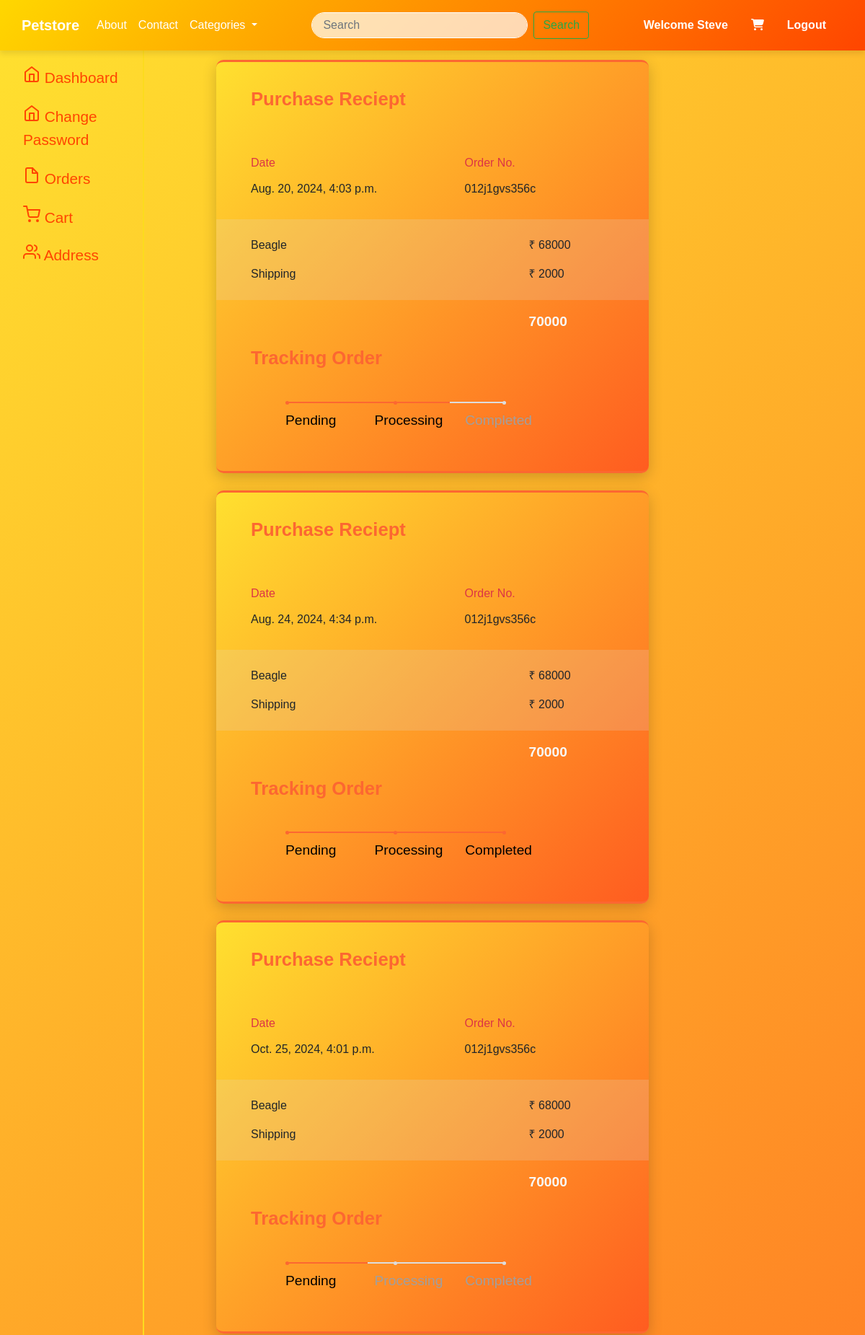
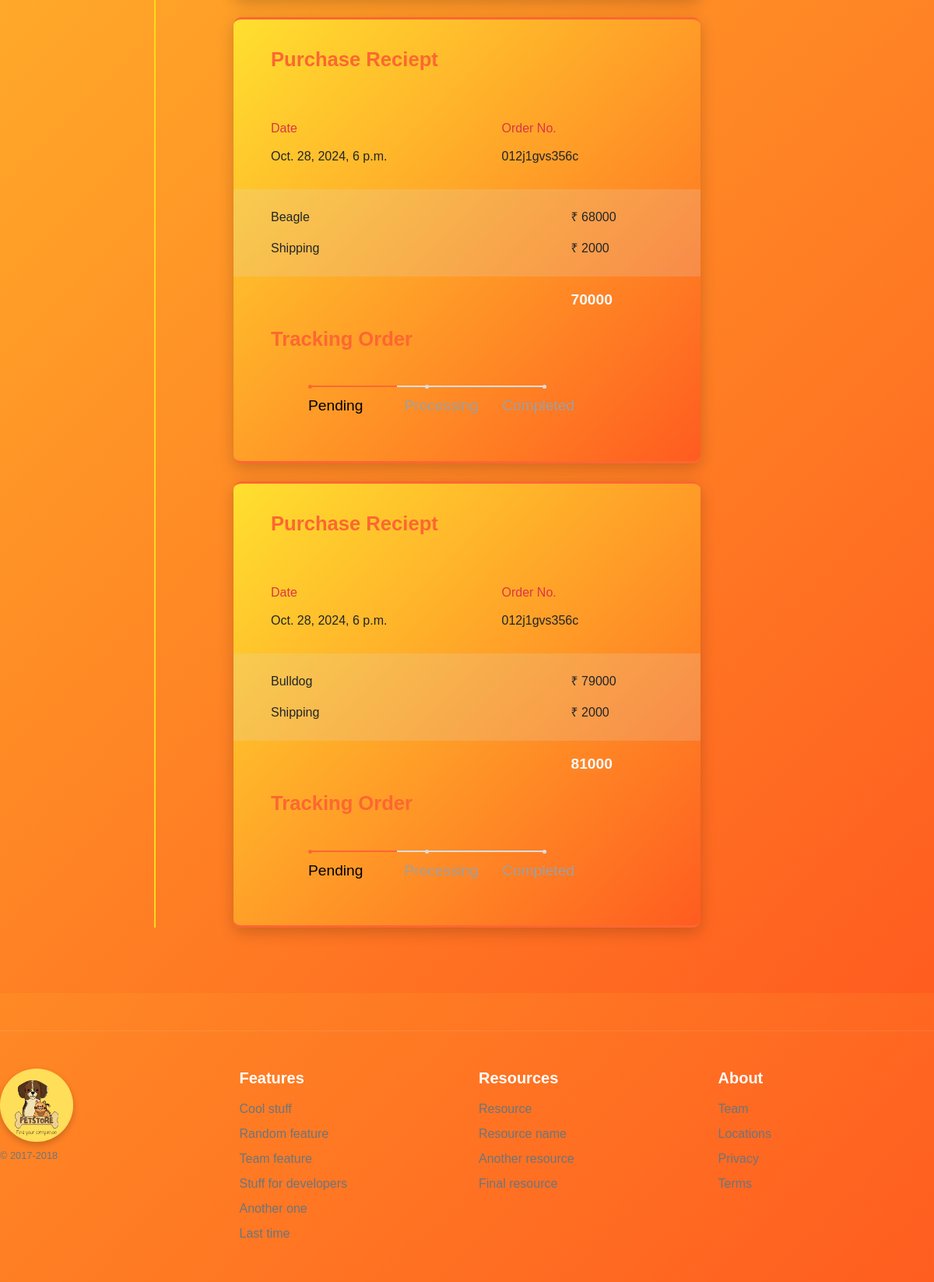
The app's page /order/ (signed in, upper part) with its own data (2 pictures, top to bottom).
### core/models.py (models this page shows, shortened)
class Order(models.Model):
    STATUS_CHOICES = [
        ('PENDING', 'Pending'),
        ('PROCESSING', 'Processing'),
        ('COMPLETED', 'Completed'),
        ('CANCELLED', 'Cancelled'),
    ]
    user = models.ForeignKey(User, on_delete=models.CASCADE)
    pet = models.ForeignKey(Pet, on_delete=models.CASCADE)
    quantity = models.PositiveIntegerField(default=1)
    order_at = models.DateTimeField(auto_now_add=True)
    status = models.CharField(max_length=20, choices=STATUS_CHOICES, default='PENDING')
    customer = models.ForeignKey(Customer, on_delete=models.CASCADE, default=None)

class Pet(models.Model):
    CATEGORY_CHOICES = [
        ('DOG', 'Dog'),
        ('CAT', 'Cat'),
        ('BIRD', 'Bird'),
    ]
    name = models.CharField(max_length=100)
    category = models.CharField(max_length=20, choices=CATEGORY_CHOICES)
    small_description=models.CharField(max_length=300)
    description=models.TextField()
    selling_price = models.IntegerField()
    discounted_price = models.IntegerField()
    percentage = models.IntegerField(default=0)
    price_and_quantity_total = models.IntegerField(default=0)
    pet_image =models.ImageField(upload_to='pet_images')  # As we are using image field we have to intall 'pillow'. And we have to Define MEDIA_URL in settings.py file so that all folder should save in media directory

### core/views.py (the view)
# urls.py: path('order/',views.order,name='order'),
def order(request):
    ord=Order.objects.filter(user=request.user)
    return render(request,'core/order.html',{'ord':ord})

### core/templates/core/order.html (shortened to what this page needs)
{% extends "core/base.html" %}
{% block content %}
<div class="container-fluid profile view-cart view-cart-right-side-bar">
    <div class="row">
        <div class="col-md-2 d-none d-md-block sidebar">
            <nav>
                <div class="sidebar-sticky">
                    <ul class="nav flex-column">
                        <li class="nav-item">
                            <a class="nav-link active" href="{% url "profile" %}">
                                Dashboard <span class="sr-only">(current)</span>
                            </a>
                        </li>
                        <li class="nav-item">
                            <a class="nav-link active"
                                href="{% url "changepassword" %}">
                                Change Password
                            </a>
                        </li>
                        <li class="nav-item">
                            <a class="nav-link " href="{% url "order" %}">
                                Orders
                            </a>
                        </li>
                        <li class="nav-item">
                            <a class="nav-link" href="{% url "viewcart" %}">
                                Cart
                            </a>
                        </li>
                        <li class="nav-item">
                            <a class="nav-link" href="{% url "address" %}">
                                Address
                            </a>
                        </li>
                    </ul>
                </div>
            </nav>
        </div>
        <div class="col-md-8">
                {% for o in ord %}
                <div class="order">
                    <div class="card">
                        <div class="title">Purchase Reciept</div>
                        <div class="info">
                            <div class="row">
                                <div class="col-7">
                                    <span id="heading" class="text-danger">Date</span><br>
                                    <span id="details" >{{o.order_at}}</span>
                                </div>
                                <div class="col-5 pull-right">
                                    <span id="heading" class="text-danger">Order No.</span><br>
                                    <span id="details">012j1gvs356c</span>
                                </div>
                            </div>
                        </div>
                        <div class="pricing">
                            <div class="row">
                                <div class="col-9">
                                    <span id="name">{{o.pet.name}}</span>
                                </div>
                                <div class="col-3">
                                    <span id="price">₹
                                        {{o.pet.discounted_price}}</span>
                                </div>
                            </div>
                            <div class="row">
                                <div class="col-9">
                                    <span id="name">Shipping</span>
                                </div>
                                <div class="col-3">
                                    <span id="price">₹ 2000</span>
                                </div>
                            </div>
                        </div>
                        <div class="total">
                            <div class="row">
                                <div class="col-9"></div>
                                <div class="col-3 text-light"><big>{{o.pet.discounted_price|add:2000}}</big></div>
                            </div>
                        </div>
                        <div class="tracking">
                            <div class="title">Tracking Order</div>
                        </div>
                        {% if o.status == 'PENDING' %}
                        <div class="progress-track ml-5">
                            <ul id="progressbar">
                                <li class="step0 active "
                                    id="step1">Pending</li>
                                <li class="step0  text-center"
                                    id="step2">Processing</li>
                                <li class="step0  text-right"
                                    id="step3">Completed</li>
                            </ul>
                        </div>
                        {% endif %}
                        {% if o.status == 'PROCESSING' %}
                        <div class="progress-track ml-5">
                            <ul id="progressbar">
                                <li class="step0 active "
                                    id="step1">Pending</li>
                                <li class="step0 active text-center"
                                    id="step2">Processing</li>
                                <li class="step0  text-right"
                                    id="step3">Completed</li>
                            </ul>
                        </div>
                        {% endif %}
                        {% if o.status == 'COMPLETED' %}
                        <div class="progress-track ml-5">
                            <ul id="progressbar">
                                <li class="step0 active "
                                    id="step1">Pending</li>
                                <li class="step0 active text-center"
                                    id="step2">Processing</li>
                                <li class="step0 active text-right"
                                    id="step3">Completed</li>
                            </ul>
                        </div>
                        {% endif %}
                    </div>
                </div>
                {% endfor %}
            </div>
    </div>
</div>
{% endblock content %}

### core/templates/core/navbar.html (shortened to what this page needs)
<nav class="navbar navbar-expand-lg fixed-top navbar-custom">
  <div class="container">
    <a class="navbar-brand" href="/">Petstore</a>
    <div class="collapse navbar-collapse" id="navbarSupportedContent">
      <ul class="navbar-nav mr-auto">
        <li class="nav-item active">
          <a class="nav-link" href="{% url 'about' %}">About<span class="sr-only">(current)</span></a>
        </li>
        <li class="nav-item">
          <a class="nav-link" href="{% url 'contact' %}">Contact</a>
        </li>
        <li class="nav-item dropdown">
          <a class="nav-link dropdown-toggle" href="/" role="button" data-toggle="dropdown" aria-expanded="false">
            Categories
          </a>
        </li>
      </ul>
      <form class="form-inline my-lg-0 mr-auto">
        <input class="form-control custom-search-bar mr-2 " type="search" placeholder="Search" aria-label="Search" style="width:300px">
        <button class="btn  btn-outline-success  my-2 my-sm-0" type="submit">Search</button>
      </form>
      <ul class="navbar-nav">
        {% if request.user.is_authenticated %}
        <li class="nav-item active">
          <a class="nav-link mr-3 nav-user" href="{% url 'profile' %}"><b>Welcome {{user.first_name}}</b></a>
        </li>
        <li class="nav-item">
          <a class="nav-link mr-3" href="{% url 'viewcart' %}">
            <i class="fa fa-shopping-cart"></i>
          </a>
        </li>
        <li class="nav-item">
          <a class="nav-link mr-3 nav-user" href="{% url 'logout' %}">Logout</a>
        </li>
        {% endif %}
      </ul>
    </div>
  </div>
</nav>

### core/static/core/css/core.css (style rules this page uses)
body { background: linear-gradient(135deg, #ffe02f, #ff5c20); transition: background 0.5s ease; font-family: 'Arial', sans-serif; }
.navbar-custom { background: linear-gradient(135deg, #FFD700, #FF4500); padding: 15px; transition: background 0.3s ease-in-out, padding 0.3s ease-in-out; box-shadow: 0 4px 8px rgba(0, 0, 0, 0.1); }
.navbar-custom .navbar-brand { font-weight: bold; color: #fff; transition: color 0.3s; }
.navbar-custom .nav-user { font-weight: bold; transition: color 0.3s; }
.navbar-custom .nav-link { color: #fff; transition: color 0.3s, transform 0.3s; }
.custom-search-bar { border-radius: 20px; border: 1px solid #fff; padding: 5px 15px; background-color: rgba(255, 255, 255, 0.7); }
.container { max-width: 1200px; margin: auto; border-radius: 15px; }
.card { box-shadow: 0 4px 10px rgba(0, 0, 0, 0.1); transition: transform 0.3s ease, box-shadow 0.3s ease; }
.profile { background: #f8f9fa; }
.sidebar { padding: 1rem; border-right: 2px solid #fcdb1e; }
.sidebar .nav-link { color: #FF4500; transition: background-color 0.3s, color 0.3s; font-size: 1.3rem; margin-top: 4%; }
.card { background: linear-gradient(135deg, #ffe02f, #ff5c20); border: none; border-radius: 10px; transition: box-shadow 0.3s, transform 0.3s; }
.view-cart { margin-top: 5%; }
.view-cart-right-side-bar { background: linear-gradient(135deg, #ffe02f, #ff5c20); }
@media (min-width: 768px) { .sidebar { display: block; } }
.profile { padding-bottom: 7%; }

### core/templates/core/order.html (style rules this page uses)
.card { margin: auto; width: 100%; max-width:600px; padding: 4vh 0; box-shadow: 0 6px 20px 0 rgba(0, 0, 0, 0.19); border-top: 3px solid rgb(252, 103, 49); border-bottom: 3px solid rgb(252, 103, 49); border-left: none; border-right: none; }
.title { color: rgb(252, 103, 49); font-weight: 600; margin-bottom: 2vh; padding: 0 8%; font-size: initial; }
#details { font-weight: 400; }
.info { padding: 5% 8%; }
.info .col-5 { padding: 0; }
#heading { color: grey; line-height: 6vh; }
.pricing { background-color: #ddd3; padding: 2vh 8%; font-weight: 400; line-height: 2.5; }
.pricing .col-3 { padding: 0; }
.total { padding: 2vh 8%; color: rgb(252, 103, 49); font-weight: bold; }
.total .col-3 { padding: 0; }
#progressbar { margin-bottom: 3vh; overflow: hidden; color: rgb(252, 103, 49); padding-left: 0px; margin-top: 3vh }
#progressbar li { list-style-type: none; font-size: x-small; width: 25%; float: left; position: relative; font-weight: 400; color: rgb(160, 159, 159); }
#progressbar #step1:before { content: ""; color: rgb(252, 103, 49); width: 5px; height: 5px; margin-left: 0px !important; }
#progressbar #step2:before { content: ""; color: #fff; width: 5px; height: 5px; margin-left: 32%; }
#progressbar #step3:before { content: ""; color: #fff; width: 5px; height: 5px; margin-right: 32% ; }
#progressbar li:before { line-height: 29px; display: block; font-size: 12px; background: #ddd; border-radius: 50%; margin: auto; z-index: -1; margin-bottom: 1vh; }
#progressbar li:after { content: ''; height: 2px; background: #ddd; position: absolute; left: 0%; right: 0%; margin-bottom: 2vh; top: 1px; z-index: 1; }
.progress-track { padding: 0 8%; color:green; }
#progressbar li:nth-child(2):after { margin-right: auto; }
#progressbar li:nth-child(1):after { margin: auto; }
#progressbar li:nth-child(3):after { float: left; width: 68%; }
#progressbar li.active { color: black; }
#progressbar li.active:before, #progressbar li.active:after { background: rgb(252, 103, 49); }
.order { margin-top:3%; }
.title { font-size:1.6rem; }
#progressbar #step1 { font-size:1.2rem; }
#progressbar #step2 { font-size:1.2rem; }
#progressbar #step3 { font-size:1.2rem; }

### records on screen
Order: order_at "Aug. 20, 2024, 4:03 p.m.", pet.name "Beagle", pet.discounted_price "68000", pet.discounted_price|add "70000", status "Pending"
Order: order_at "Aug. 24, 2024, 4:34 p.m.", pet.name "Beagle", pet.discounted_price "68000", pet.discounted_price|add "70000", status "Pending"
Order: order_at "Oct. 25, 2024, 4:01 p.m.", pet.name "Beagle", pet.discounted_price "68000", pet.discounted_price|add "70000", status "Pending"
Order: order_at "Oct. 28, 2024, 6 p.m.", pet.name "Beagle", pet.discounted_price "68000", pet.discounted_price|add "70000", status "Pending"
Order: order_at "Oct. 28, 2024, 6 p.m.", pet.name "Bulldog", pet.discounted_price "79000", pet.discounted_price|add "81000", status "Pending"

### other values on screen
{{ user.first_name }} "Steve"
